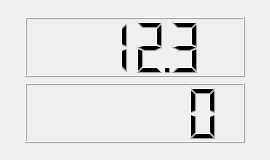
<?xml version="1.0" encoding="UTF-8"?>
<ui version="4.0">
 <class>BoardSpeedHeading</class>
 <widget class="QWidget" name="BoardSpeedHeading">
  <property name="geometry">
   <rect>
    <x>0</x>
    <y>0</y>
    <width>270</width>
    <height>160</height>
   </rect>
  </property>
  <property name="sizePolicy">
   <sizepolicy hsizetype="Fixed" vsizetype="Maximum">
    <horstretch>0</horstretch>
    <verstretch>0</verstretch>
   </sizepolicy>
  </property>
  <property name="minimumSize">
   <size>
    <width>270</width>
    <height>0</height>
   </size>
  </property>
  <property name="maximumSize">
   <size>
    <width>270</width>
    <height>160</height>
   </size>
  </property>
  <property name="windowTitle">
   <string>Form</string>
  </property>
  <layout class="QVBoxLayout" name="verticalLayout">
   <property name="margin">
    <number>0</number>
   </property>
   <item>
    <spacer name="verticalSpacer">
     <property name="orientation">
      <enum>Qt::Vertical</enum>
     </property>
     <property name="sizeHint" stdset="0">
      <size>
       <width>20</width>
       <height>6</height>
      </size>
     </property>
    </spacer>
   </item>
   <item>
    <layout class="QHBoxLayout" name="horizontalLayout">
     <item>
      <spacer name="horizontalSpacer">
       <property name="orientation">
        <enum>Qt::Horizontal</enum>
       </property>
       <property name="sizeHint" stdset="0">
        <size>
         <width>40</width>
         <height>20</height>
        </size>
       </property>
      </spacer>
     </item>
     <item>
      <widget class="QLCDNumber" name="speed">
       <property name="sizePolicy">
        <sizepolicy hsizetype="Minimum" vsizetype="Minimum">
         <horstretch>0</horstretch>
         <verstretch>0</verstretch>
        </sizepolicy>
       </property>
       <property name="minimumSize">
        <size>
         <width>220</width>
         <height>60</height>
        </size>
       </property>
       <property name="maximumSize">
        <size>
         <width>220</width>
         <height>60</height>
        </size>
       </property>
       <property name="font">
        <font>
         <weight>75</weight>
         <bold>true</bold>
        </font>
       </property>
       <property name="smallDecimalPoint">
        <bool>true</bool>
       </property>
       <property name="numDigits">
        <number>4</number>
       </property>
       <property name="segmentStyle">
        <enum>QLCDNumber::Filled</enum>
       </property>
       <property name="value" stdset="0">
        <double>12.300000000000001</double>
       </property>
      </widget>
     </item>
     <item>
      <spacer name="horizontalSpacer_2">
       <property name="orientation">
        <enum>Qt::Horizontal</enum>
       </property>
       <property name="sizeHint" stdset="0">
        <size>
         <width>40</width>
         <height>20</height>
        </size>
       </property>
      </spacer>
     </item>
    </layout>
   </item>
   <item>
    <layout class="QHBoxLayout" name="horizontalLayout_2">
     <item>
      <spacer name="horizontalSpacer_3">
       <property name="orientation">
        <enum>Qt::Horizontal</enum>
       </property>
       <property name="sizeHint" stdset="0">
        <size>
         <width>40</width>
         <height>20</height>
        </size>
       </property>
      </spacer>
     </item>
     <item>
      <widget class="QLCDNumber" name="heading">
       <property name="minimumSize">
        <size>
         <width>220</width>
         <height>60</height>
        </size>
       </property>
       <property name="smallDecimalPoint">
        <bool>true</bool>
       </property>
      </widget>
     </item>
     <item>
      <spacer name="horizontalSpacer_4">
       <property name="orientation">
        <enum>Qt::Horizontal</enum>
       </property>
       <property name="sizeHint" stdset="0">
        <size>
         <width>40</width>
         <height>20</height>
        </size>
       </property>
      </spacer>
     </item>
    </layout>
   </item>
   <item>
    <spacer name="verticalSpacer_2">
     <property name="orientation">
      <enum>Qt::Vertical</enum>
     </property>
     <property name="sizeHint" stdset="0">
      <size>
       <width>20</width>
       <height>6</height>
      </size>
     </property>
    </spacer>
   </item>
  </layout>
 </widget>
 <resources/>
 <connections/>
</ui>
